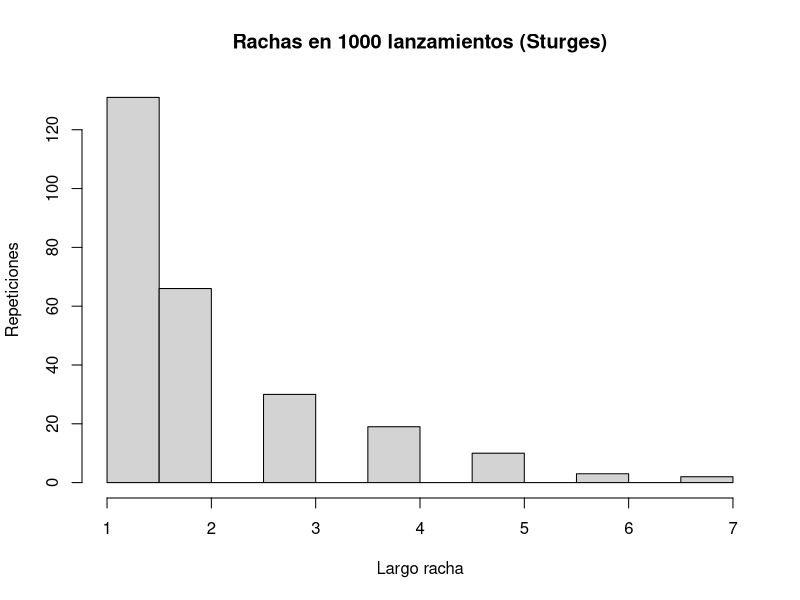
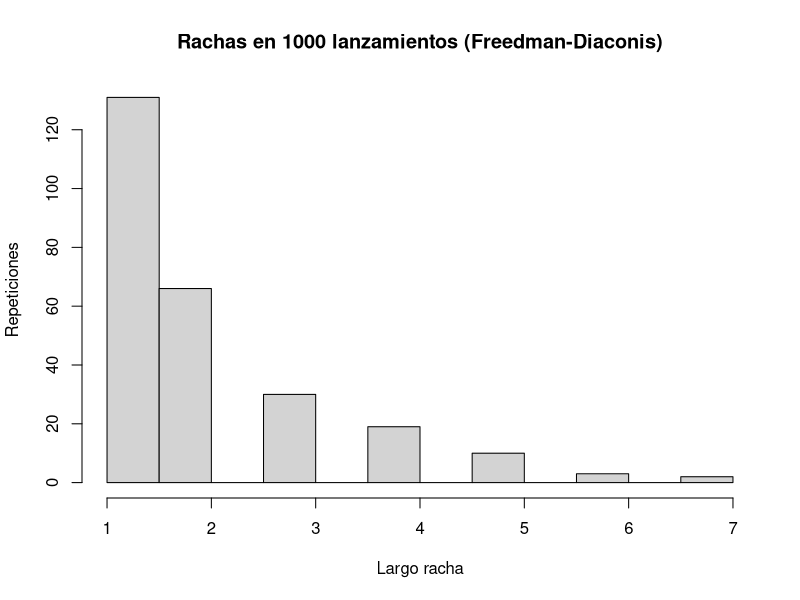
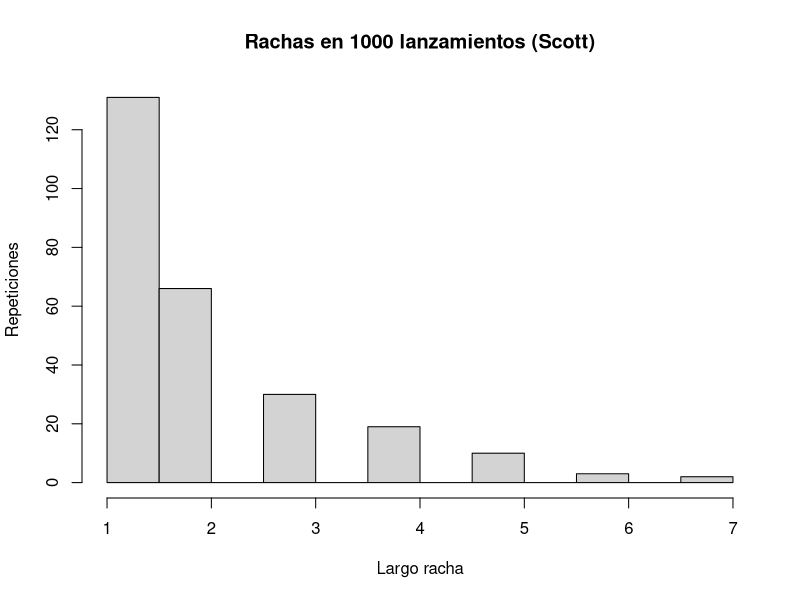
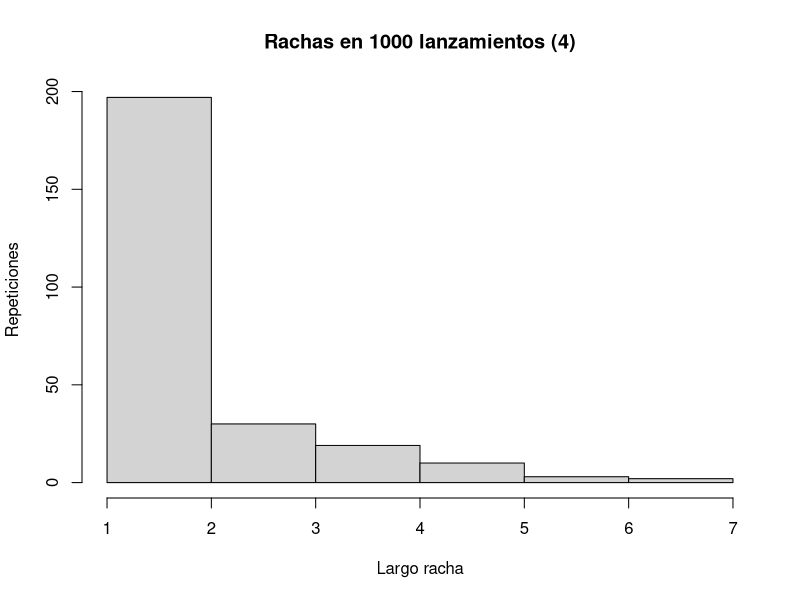
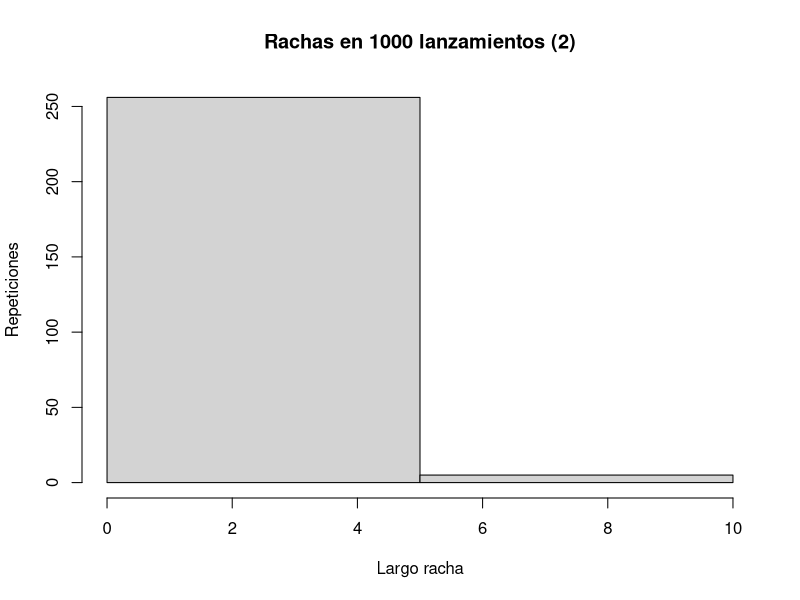
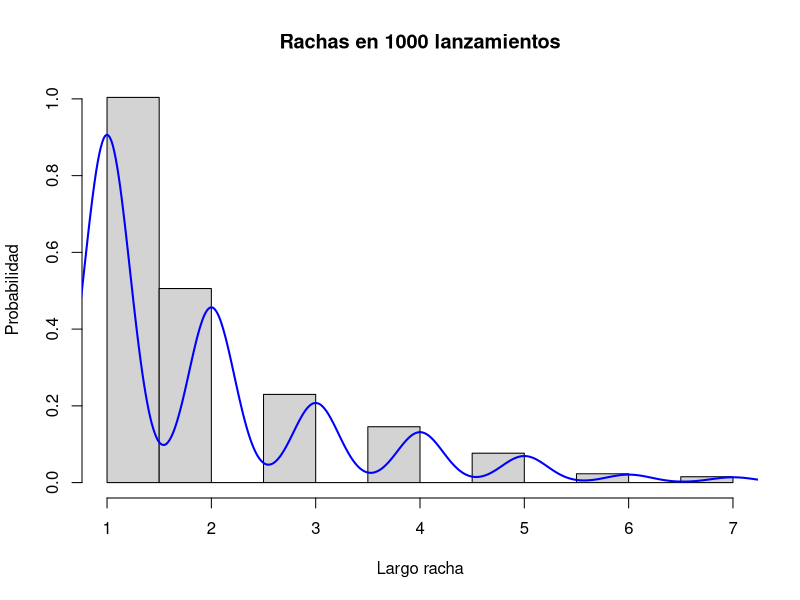
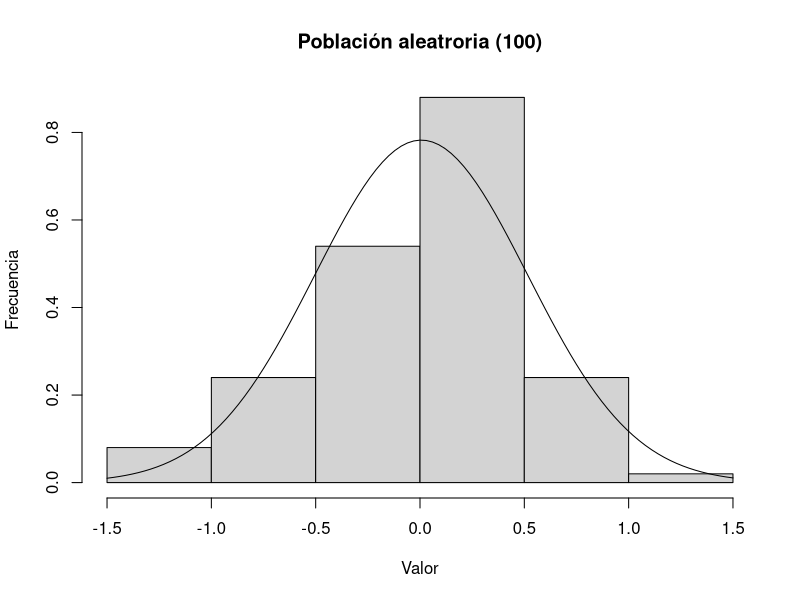
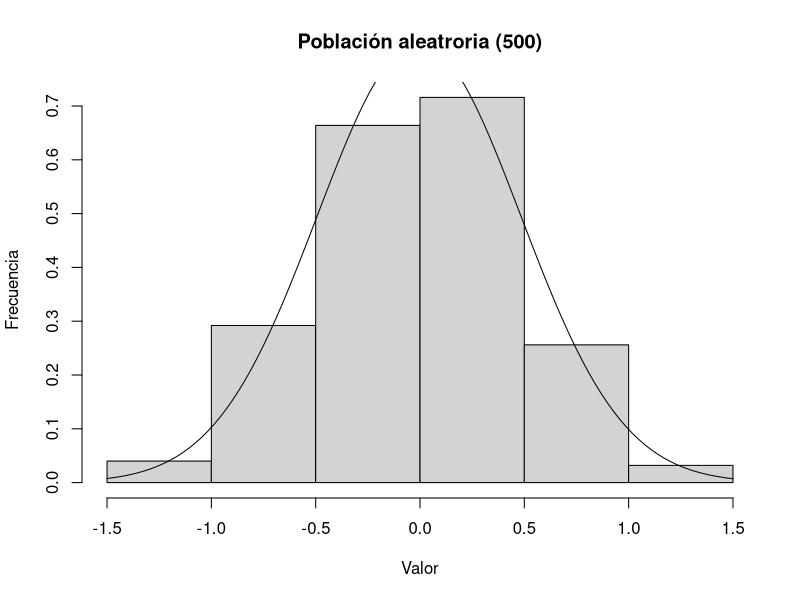

Write the R code that produced these figures, in order.
# 1 ###################################################################
# a)
coinflip <- function(N=1) {
	return(rbinom(n = N, size = 1, prob = 0.5))
}

streaks <- function(throws) {
	st <- rle(throws)
	return(st$lengths[which(st$values==1)])
}

# b)
throw100 <- coinflip(100)
throw200 <- coinflip(200)
throw500 <- coinflip(500)
throw1000 <- coinflip(1000)

# c)
st100 <- streaks(throw100)
st200 <- streaks(throw200)
st500 <- streaks(throw500)
st1000 <- streaks(throw1000)

table(st100)
table(st200)
table(st500)
table(st1000)

# d)
table(st1000)/1000

# e)
png("Hist1000-st.png")
histST <- hist(st1000, main="Rachas en 1000 lanzamientos (Sturges)", xlab="Largo racha", ylab="Repeticiones", breaks=nclass.Sturges(st1000))
dev.off()

png("Hist1000-fd.png")
histFD <- hist(st1000, main="Rachas en 1000 lanzamientos (Freedman-Diaconis)", xlab="Largo racha", ylab="Repeticiones", breaks=nclass.FD(st1000))
dev.off()

png("Hist1000-sc.png")
histSC <- hist(st1000, main="Rachas en 1000 lanzamientos (Scott)", xlab="Largo racha", ylab="Repeticiones", breaks=nclass.scott(st1000))
dev.off()

png("Hist1000-5.png")
hist5 <- hist(st1000, main="Rachas en 1000 lanzamientos (4)", xlab="Largo racha", ylab="Repeticiones", breaks=5)
dev.off()

png("Hist1000-2.png")
hist2 <- hist(st1000, main="Rachas en 1000 lanzamientos (2)", xlab="Largo racha", ylab="Repeticiones", breaks=2)
dev.off()

# f)
png("Hist1000-ds.png")
hist(st1000, prob=TRUE, main="Rachas en 1000 lanzamientos", xlab="Largo racha", ylab="Probabilidad")# prob=TRUE for probabilities not counts
lines(density(st1000), col="blue", lwd=2) # add a density estimate with defaults
dev.off()

# 2 ###################################################################
# a)
sample <- rnorm(250,177.74,7.18)

# b)
waveH <- pnorm(170, 177.74, 7.18, lower.tail=FALSE)

# c)
waveL <- pnorm(150, 177.74, 7.18, lower.tail=TRUE)

# e)
sample100 <- sort(rnorm(100,0,0.5))
sample500 <- sort(rnorm(500,0,0.5))
sample1000 <- sort(rnorm(1000,0,0.5))
sample15000 <- sort(rnorm(15000,0,0.5))

# f)
dens100 <- dnorm(sample100,0,0.5)
dens500 <- dnorm(sample500,0,0.5)
dens1000 <- dnorm(sample1000,0,0.5)
dens15000 <- dnorm(sample15000,0,0.5)

# g)
png("sample100.png")
hist(sample100, prob=TRUE, main="Población aleatroria (100)", xlab="Valor", ylab="Frecuencia")
curve(dnorm(x,mean=mean(sample100), sd=sd(sample100)), add = TRUE)
dev.off()

png("sample500.png")
hist(sample500, prob=TRUE, main="Población aleatroria (500)", xlab="Valor", ylab="Frecuencia")
curve(dnorm(x,mean=mean(sample500), sd=sd(sample500)), add = TRUE)
dev.off()

png("sample1000.png")
hist(sample1000, prob=TRUE, main="Población aleatroria (1000)", xlab="Valor", ylab="Frecuencia")
curve(dnorm(x,mean=mean(sample1000), sd=sd(sample1000)), add = TRUE)
dev.off()

png("sample15000.png")
hist(sample15000, prob=TRUE, main="Población aleatroria (15000)", xlab="Valor", ylab="Frecuencia")
curve(dnorm(x,mean=mean(sample15000), sd=sd(sample15000)), add = TRUE)
dev.off()


